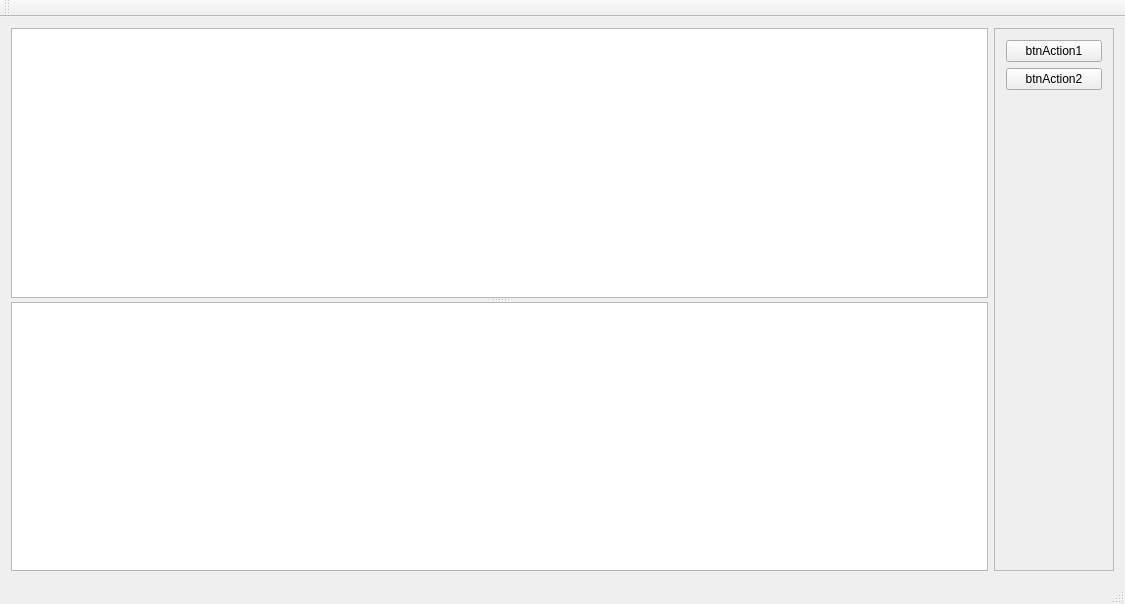
<?xml version="1.0" encoding="UTF-8"?>
<ui version="4.0">
 <class>frmMainQtClass</class>
 <widget class="QMainWindow" name="frmMainQtClass">
  <property name="geometry">
   <rect>
    <x>0</x>
    <y>0</y>
    <width>1125</width>
    <height>604</height>
   </rect>
  </property>
  <property name="windowTitle">
   <string>frmMainQt</string>
  </property>
  <widget class="QWidget" name="centralWidget">
   <layout class="QHBoxLayout" name="horizontalLayout">
    <item>
     <widget class="QSplitter" name="splitter">
      <property name="orientation">
       <enum>Qt::Vertical</enum>
      </property>
      <widget class="QTextEdit" name="memOutput"/>
      <widget class="QTextEdit" name="memError"/>
     </widget>
    </item>
    <item>
     <widget class="QFrame" name="frame">
      <property name="sizePolicy">
       <sizepolicy hsizetype="Fixed" vsizetype="Preferred">
        <horstretch>0</horstretch>
        <verstretch>1</verstretch>
       </sizepolicy>
      </property>
      <property name="minimumSize">
       <size>
        <width>120</width>
        <height>500</height>
       </size>
      </property>
      <property name="frameShape">
       <enum>QFrame::StyledPanel</enum>
      </property>
      <property name="frameShadow">
       <enum>QFrame::Raised</enum>
      </property>
      <layout class="QVBoxLayout" name="verticalLayout">
       <item>
        <widget class="QPushButton" name="btnAction1">
         <property name="text">
          <string>btnAction1</string>
         </property>
        </widget>
       </item>
       <item>
        <widget class="QPushButton" name="btnAction2">
         <property name="text">
          <string>btnAction2</string>
         </property>
        </widget>
       </item>
       <item>
        <spacer name="verticalSpacer">
         <property name="orientation">
          <enum>Qt::Vertical</enum>
         </property>
         <property name="sizeHint" stdset="0">
          <size>
           <width>20</width>
           <height>448</height>
          </size>
         </property>
        </spacer>
       </item>
      </layout>
     </widget>
    </item>
   </layout>
  </widget>
  <widget class="QMenuBar" name="menuBar">
   <property name="geometry">
    <rect>
     <x>0</x>
     <y>0</y>
     <width>1125</width>
     <height>22</height>
    </rect>
   </property>
  </widget>
  <widget class="QToolBar" name="mainToolBar">
   <attribute name="toolBarArea">
    <enum>TopToolBarArea</enum>
   </attribute>
   <attribute name="toolBarBreak">
    <bool>false</bool>
   </attribute>
  </widget>
  <widget class="QStatusBar" name="statusBar"/>
 </widget>
 <layoutdefault spacing="6" margin="11"/>
 <resources>
  <include location="MainFormQt.qrc"/>
 </resources>
 <connections/>
</ui>
